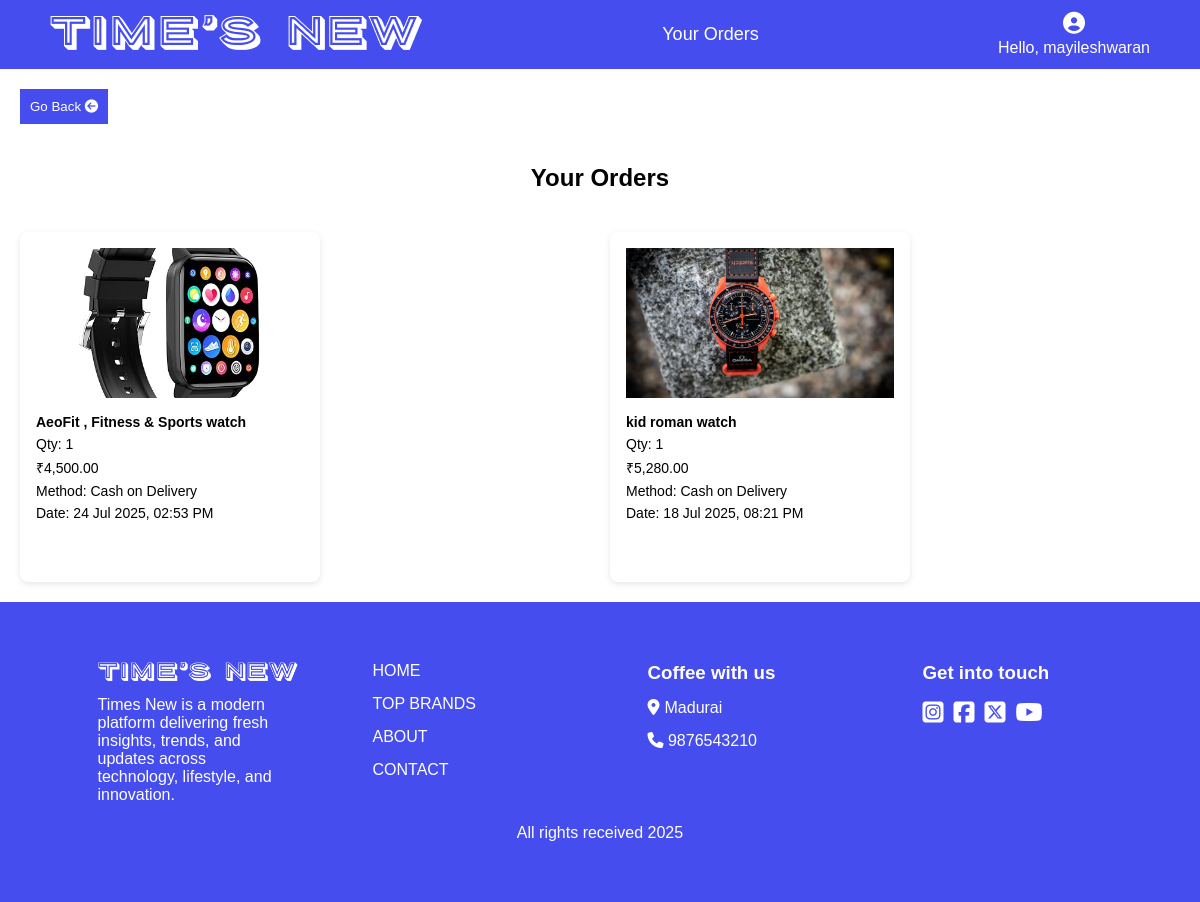
Page /orders.php (signed in) on the committed database.
### tables this page shows
CREATE TABLE `users` (
  `id` int(11) NOT NULL,
  `name` varchar(100) NOT NULL,
  `email` varchar(100) NOT NULL,
  `password` varchar(100) NOT NULL,
  `role` enum('superadmin','admin','user') NOT NULL DEFAULT 'user',
  `status` varchar(10) DEFAULT 'active'
);

CREATE TABLE `orders` (
  `id` int(11) NOT NULL,
  `product_id` int(11) DEFAULT NULL,
  `quantity` int(11) DEFAULT 1,
  `price` decimal(10,2) DEFAULT NULL,
  `created_at` datetime DEFAULT current_timestamp(),
  `payment_method` varchar(50) DEFAULT NULL,
  `fullname` varchar(100) DEFAULT NULL,
  `address` text DEFAULT NULL,
  `city` varchar(100) DEFAULT NULL,
  `pincode` varchar(10) DEFAULT NULL,
  `phone` varchar(15) DEFAULT NULL,
  `user_id` int(11) DEFAULT NULL
);

CREATE TABLE `products` (
  `id` int(11) NOT NULL,
  `name` varchar(255) NOT NULL,
  `price` decimal(10,2) NOT NULL,
  `discount_percent` int(11) DEFAULT 0,
  `type` varchar(100) DEFAULT NULL,
  `brand` varchar(100) DEFAULT NULL,
  `image_path` varchar(255) DEFAULT NULL,
  `quantity` int(11) NOT NULL DEFAULT 0,
  `status` enum('active','inactive') NOT NULL DEFAULT 'active'
);

### orders.php (the view, shortened to what this page needs)
<?php
include 'db.php';
if (!isset($_SESSION['user_id'])) {
    header('Location: login.php');
    exit();
}if (!isset($_SESSION['user_id'])) {
    $username = "Guest";
} else {
    $user_id = $_SESSION['user_id'];
    $query = "SELECT name FROM users WHERE id = ?";
    $stmt = $conn->prepare($query);
    $stmt->bind_param("i", $user_id);
    $stmt->execute();
    $stmt->bind_result($username);
}
$user_id = $_SESSION['user_id'];
$role_sql = "SELECT role FROM users WHERE id = ?";
$role_stmt = $conn->prepare($role_sql);
$role_stmt->bind_param("i", $user_id);
$role_stmt->execute();
$role_result = $role_stmt->get_result();
$user = $role_result->fetch_assoc();
$is_admin = ($user && $user['role'] === 'admin');
$sql = "SELECT
            o.id AS order_id,
            o.product_id,
            o.quantity,
            o.price,
            o.payment_method,
            o.created_at,
            o.user_id,
            p.name AS product_name,
            p.image_path,
            u.name AS user_name
        FROM orders o
        JOIN products p ON o.product_id = p.id
        JOIN users u ON o.user_id = u.id ";
if (!$is_admin) {
    $sql .= "WHERE o.user_id = ?";
}
$sql .= " ORDER BY o.created_at DESC";
$stmt = $conn->prepare($sql);
if ($is_admin) {
    $stmt->execute();
} else {
    $stmt->bind_param("i", $user_id);
    $stmt->execute();
}
$result = $stmt->get_result();
?>
<!DOCTYPE html>
<html>
<head>
  <link rel="stylesheet" href="./css/nav.css">
  <link rel="stylesheet" href="./css/order.css">
  <link rel="stylesheet" href="https://cdnjs.cloudflare.com/ajax/libs/font-awesome/6.7.2/css/all.min.css">
</head>
<body>
<div class="navbar">
  <div class="logo"><img src="./image/Time’s new.png" alt=""></div>
  <div class="center"><?= $is_admin ? 'All Orders' : 'Your Orders' ?></div>
  <div class="right">
    <i class="fas fa-user-circle profile-icon"></i>
    <p class="text" style="color: white;">Hello, <?= htmlspecialchars($username) ?></p>
    </div>
  </div>
  <div class="arrow">
    <button onclick="history.back()" class="btn-back">Go Back <i class="fa-solid fa-circle-arrow-left"></i></button>
 </div>
  <h2><?= $is_admin ? 'All Orders Placed' : 'Your Orders' ?></h2>
  <?php if ($result->num_rows > 0): ?>
    <div class="order-grid">
    <?php while ($row = $result->fetch_assoc()): ?>
      <div class="order-card">
        <img src="uploads/<?= htmlspecialchars($row['image_path']) ?>" alt="<?= htmlspecialchars($row['product_name']) ?>">
        <div class="order-info">
          <p><strong><?= htmlspecialchars($row['product_name']) ?></strong></p>
          <p>Qty: <?= $row['quantity'] ?></p>
          <p>₹<?= number_format($row['price'], 2) ?></p>
          <p>Method: <?= $row['payment_method'] ?></p>
          <p>Date: <?= date('d M Y, h:i A', strtotime($row['created_at'])) ?></p>
          </div>
      </div>
      <?php endwhile; ?>
    </div>
<?php else: ?>
  <div class="no-orders">No orders found.</div>
<?php endif; ?>
<footer>
  <div class="foot-1">
    <img src="./image/Time’s new.png" alt="" width="200px">
    <p>Times New is a modern platform delivering fresh insights, trends, and updates across technology, lifestyle, and innovation.</p>
  </div>
  <div class="foot-2">
    <ul>
      <li><a href="./index.php">HOME</a></li>
      <li><a href="./topbrands.php">TOP BRANDS</a></li>
      <li><a href="./about.php">ABOUT</a></li>
      <li><a href="./contact.php">CONTACT</a></li>
    </ul>
  </div>
  <div class="foot-3">
    <h3>Coffee with us</h3>
    <div class="fr"><i class="fa-solid fa-location-dot"></i> <p>Madurai</p></div>
    <div class="fr"><a href="tel:+91 9876543210" target="_blank"><i class="fa-solid fa-phone"></i> <span>9876543210</span></a></div>
  </div>
  <div class="foot-4">
    <h3>Get into touch</h3>
    <div class="foot-4a">
      <a href="https://www.instagram.com/accounts/login/?hl=en" target="_blank"><i class="fa-brands fa-square-instagram"></i></a>
      <a href="https://www.facebook.com/login/" target="_blank"><i class="fa-brands fa-square-facebook"></i></a>
      <a href="https://x.com/i/flow/login" target="_blank"><i class="fa-brands fa-square-x-twitter"></i></a>
      <a href="https://www.youtube.com/" target="_blank"><i class="fa-brands fa-youtube"></i></a>
    </div>
  </div>
    <div class="copy"><p>All rights received 2025</p></div>
</footer>
</body>
</html>

### css/nav.css (style rules this page uses)
* { margin: 0; padding: 0; box-sizing: border-box; font-family: sans-serif; }
:root { --primary-color: #454DEF; --text-white: #ffffff; --text-black: #000000; --gray-bg: #f1f1f1; --light-blue-bg: #cccfff; --overlay-bg: rgba(0, 0, 0, 0.5); --form-shadow: 0 4px 8px 0 rgba(0, 0, 0, 0.2); --font-main: sans-serif; --font-xl: 80px; --font-lg: 50px; --font-md: 40px; --font-sm: 20px; --font-xs: 12px; }
.navbar { display: flex; justify-content: space-between; align-items: center; padding: 12px 50px; width: 100%; background-color: var(--primary-color); color: #fff; }
.navbar .logo { font-size: 20px; font-weight: bold; text-transform: uppercase; }
.navbar .center { font-size: 18px; }
.navbar .right { position: relative; }
.right { display: flex; flex-direction: column; align-items: center; justify-content: center; gap: 5px; }
.navbar .profile-icon { font-size: 22px; cursor: pointer; }
.copy { width: 100%; display: flex; align-items: center; justify-content: center; padding: 10px 20px 10px 20px; }
.text { color: var(--text-white); }
footer { display: flex; width: 100%; padding: 50px 50px 50px 50px; background-color: var(--primary-color); color: var(--text-white); justify-content: space-around; align-items: start; flex-wrap: wrap; }
.foot-1,.foot-2,.foot-3,.foot-4 { width: 20%; padding: 10px 20px 10px 20px; }
.copy { padding: 10px 20px 10px 20px; }
.foot-1 { display: flex; flex-direction: column; gap: 15px; }
.foot-1 p { font-size: 16px; text-align: start; color: var(--text-white); }
.foot-2 ul { list-style: none; display: flex; flex-direction: column; gap: 15px; }
.foot-2 li a { text-decoration: none; text-decoration-color: none; list-style: none; color: var(--text-white); }
.foot-3 { display: flex; flex-direction: column; gap: 15px; align-self: flex-start; }
.foot-4 { display: flex; flex-direction: column; gap: 15px; align-self: flex-start; }
.arrow { padding: 20px; border-radius: 5px; }
.btn-back { background-color: var(--primary-color); color: var(--text-white); padding: 10px; border:none; }
.foot-4a { display: flex; gap: 5px; }
.foot-4a a { font-size: 24px; margin-right: 5px; text-decoration-color: none; color: var(--text-white); }
.fr { display: flex; color: var(--text-white); gap: 5px; }
.fr p { color: var(--text-white); }
.fr a { text-decoration: none; text-decoration-color: none; color: var(--text-white); }

### css/order.css (style rules this page uses)
* { margin: 0; padding: 0; box-sizing: border-box; font-family: sans-serif; }
:root { --primary-color: #454DEF; --text-white: #ffffff; --text-black: #000000; --gray-bg: #f1f1f1; --light-blue-bg: #cccfff; --overlay-bg: rgba(0, 0, 0, 0.5); --form-shadow: 0 4px 8px 0 rgba(0, 0, 0, 0.2); --font-main: sans-serif; --font-xl: 80px; --font-lg: 50px; --font-md: 40px; --font-sm: 20px; --font-xs: 12px; }
h2 { text-align: center; margin-bottom: 20px; }
.order-grid { display: grid; grid-template-columns: repeat(auto-fit, minmax(280px, 1fr)); gap: 20px; padding: 20px; flex-wrap: wrap; }
.order-card { background: white; border-radius: 8px; padding: 16px; width: 300px; height: 350px; box-shadow: 0 2px 6px rgba(0,0,0,0.1); display: flex; flex-direction: column; align-items: start; transition: transform 0.3s; }
.order-card img { width: 100%; height: 150px; object-fit: cover; margin-bottom: 10px; }
.order-info p { margin: 6px 0; font-size: 14px; }
h2 { margin-top: 20px; }

### rows in the picture
users: name "mayileshwaran"
orders: product.image_path (picture), product.name "AeoFit , Fitness & Sports watch", quantity "1", price "4,500.00", payment_method "Cash on Delivery", created_at "24 Jul 2025, 02:53 PM"
orders: product.image_path (picture), product.name "kid roman watch", quantity "1", price "5,280.00", payment_method "Cash on Delivery", created_at "18 Jul 2025, 08:21 PM"
